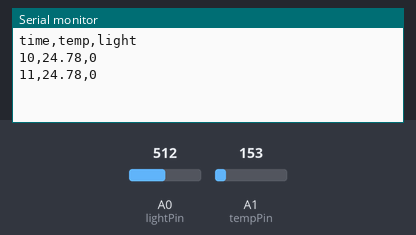
A sketch run on a simulated Arduino Uno, built with avr-gcc and run on an emulated ATmega328P. Shown: the last lines printed to the serial monitor. Inputs (shaded band) come from the test bench; at power-on: A1 (tempPin) = 153, A0 (lightPin) = 512.

Above: at 11.2 s.
11.3 s: A1 (tempPin) set to 165
At 12.4 s:
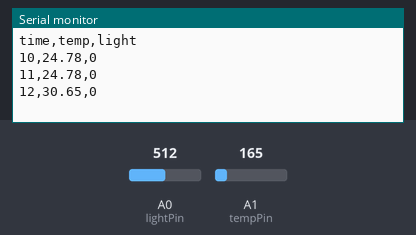
12.8 s: A0 (lightPin) set to 306
At 13.8 s:
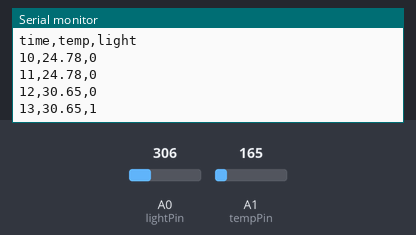
14.3 s: A1 (tempPin) set to 175
At 15.6 s:
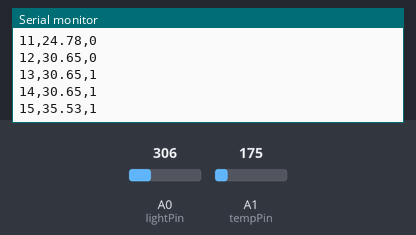
15.8 s: A0 (lightPin) set to 716
At 16.8 s:
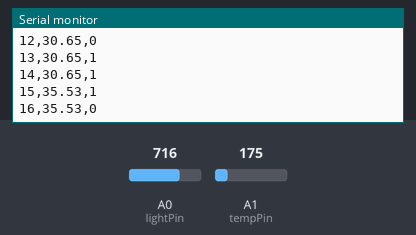
Timing chart, 0 to 18.3 s (numbered marks = the images above; inputs shaded):
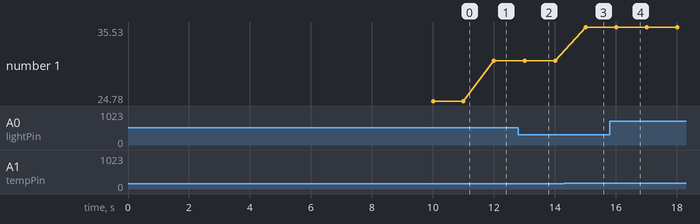

Measured:
- after the input at 11.3 s, the serial monitor: prints a new line after 0.70 s (image 1)
- after the input at 12.8 s, the serial monitor: prints a new line after 0.20 s (image 2)
- after the input at 14.3 s, the serial monitor: prints a new line after 0.71 s (image 3)
- after the input at 15.8 s, the serial monitor: prints a new line after 0.21 s (image 4)
- plotted number 1: 24.78 → 30.65 after the input at 11.3 s, 30.65 → 35.53 after the input at 14.3 s

The sketch:

data_logger.ino
```cpp
// analog input pins
const int lightPin = A0; // the analog input pin for the phototransistor
const int tempPin = A1;  // the analog input pin for the temperature sensor

int lightSensorLow = 1023;
int lightSensorHigh = 0;

const float referenceVoltage = 5.0; // Reference voltage for the Arduino (in volts)

const int frequency = 1 * 1000; // data collection frequencey in ~x seconds (X * 1000).

float temperature; // the recorded temperature
int light;         // the recorded light level
float voltage;     // the voltage from a sensor (phototransistor or temperature sensor)
int sensorValue;   // the value from a sensor (phototransistor or temperature sensor)

void setup()
{
  // open serial communication
  Serial.begin(9600);
  // set up pins
  // pinMode(lightPin, INPUT);
  // pinMode(tempPin, INPUT);

  // setup the light sensor analog values
  while (millis() < 10000)
  {
    sensorValue = analogRead(lightPin);
    if (sensorValue > lightSensorHigh)
    {
      lightSensorHigh = sensorValue;
    }
    if (sensorValue < lightSensorLow)
    {
      lightSensorLow = sensorValue;
    }
  }

  Serial.print("time,");
  Serial.print("temp,");
  Serial.println("light");
}

void loop()
{
  // get temperature data
  sensorValue = analogRead(tempPin);
  // Serial.print("TEMP: sensor value: ");
  // Serial.print(sensorValue);
  // convert the ADC reasing to voltage
  voltage = (sensorValue / 1023.0) * 5.0;
  // Serial.print(", Voltage: ");
  // Serial.print(voltage);
  // convert the voltage to temperature in degrees Celcius
  temperature = (voltage - .5) * 100;
  // Serial.print(", Temp: ");
  // Serial.println(temperature);

  sensorValue = analogRead(lightPin);
  // Serial.print("LIGHT: sensor value: ");
  // Serial.print(sensorValue);
  light = constrain(map(sensorValue, lightSensorLow, lightSensorHigh, 0, 1000), 0, 1000);
  // Serial.print(", light in lux: ");
  // Serial.println(light);

  // Serial.print("LIGHT RANGE: ");
  // Serial.print(lightSensorLow);
  // Serial.print(", ");
  // Serial.print(lightSensorHigh);

  Serial.print(millis()/1000);
  Serial.print(",");
  Serial.print(temperature);
  Serial.print(",");
  Serial.println(light);

  delay(frequency);
}
```
